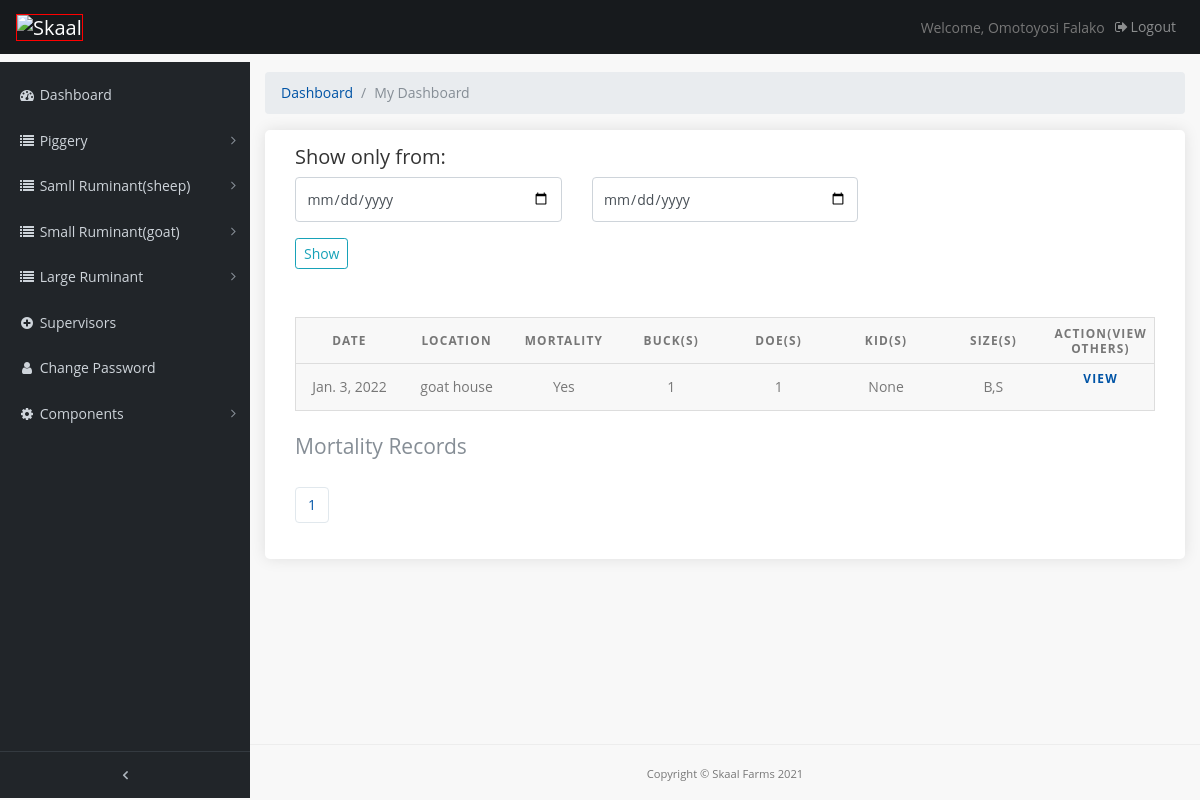
The app's page /pages/goat-mortality-records (signed in), older data.
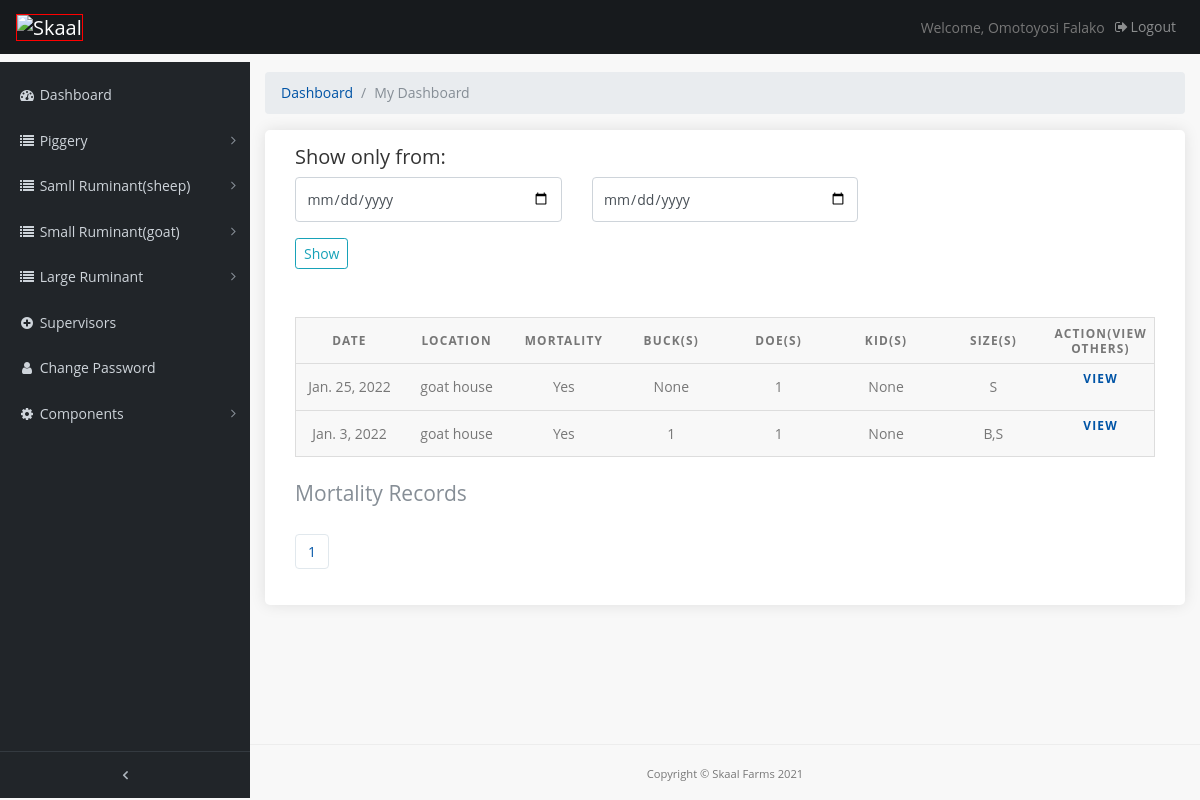
The same page, newer data.
### farmrecord/models.py (models this page shows, shortened)
class GoatMortality(models.Model):
    mortality = models.CharField(max_length=10, verbose_name='mortality')
    date = models.DateField(default=timezone.now)
    location = models.CharField(max_length=200, verbose_name='loaction(s)')
    doe_num = models.IntegerField(verbose_name='Doe(s)', blank=True, null=True)
    buck_num = models.IntegerField(verbose_name='Buck(s)', blank=True, null=True)
    kid = models.IntegerField(verbose_name='kid(s)', blank=True, null=True)
    section = models.ForeignKey(Section, verbose_name='Section', related_name='category3', null=True, on_delete=models.CASCADE)
    size = models.CharField(max_length=100, verbose_name='Size(s)')
    comment = models.TextField(max_length=500, verbose_name='Cause of death' , blank=True)
    image_1 = models.FileField(verbose_name='first image', blank=True, null=True, upload_to='uploads/',)
    image_2 = models.FileField(verbose_name=' second image', blank=True, null=True, upload_to='uploads/')
    class Meta():
        verbose_name_plural='Goat mortality'

### farmrecord/views.py (the view)
# urls.py: path('goat-mortality-records', views.goat_motrec, name='goat_motrec'),
@login_required(login_url='/admin-page/login')
def goat_motrec(request):
    goat_mrec =   GoatMortality.objects.order_by('-date')
    query_form = GoatmotFilter()
    paginated_filtergm = Paginator(goat_mrec, 10)
    page_number = request.GET.get('page')
    gm_page_obj = paginated_filtergm.get_page(page_number)
    nums = "a" * gm_page_obj.paginator.num_pages
    context = {
        'gm_page_obj': goat_mrec,
        'nums': nums,
        'q'    : query_form
    }
    context['gm_page_obj'] = gm_page_obj
    return render(request, 'goatmotrec.html', context)

### farmrecord/forms.py
class GoatmotFilter(forms.ModelForm):
    date = forms.DateField(widget=forms.HiddenInput(), required=False)
    start_date = forms.DateField(
        widget=forms.TextInput(attrs={'class': 'form-control', 'type' : 'date', 'placeholder': 'From'}))
    end_date = forms.DateField(
        widget=forms.TextInput(attrs={'class': 'form-control', 'type' : 'date', 'placeholder': 'To'}))
    class Meta:
        model = GoatMortality
        fields =('date',)

### templates/goatmotrec.html (shortened to what this page needs)
{% extends 'base.html' %}
{% load static %}
{% block content %}
  <div class="content-wrapper">
    <div class="container-fluid">
      <ol class="breadcrumb">
        <li class="breadcrumb-item">
          <a href="#">Dashboard</a>
        </li>
        <li class="breadcrumb-item active">My Dashboard</li>
      </ol>
		<div class="box_general padding_bottom">
      <h5>Show only from:</h5>
      <form class="mb-5" action="{% url 'farmrecord:cowmot_filter' %}">
        <div class="row">
          <div class="col-lg-4 col-md-12 form-group">
            {{ q.start_date }}
          </div>
          <div class="col-lg-4 col-md-12 form-group">
            {{ q.end_date }}
          </div>
        </div>
        <input type="submit" class="btn btn-outline-info btn-sm" value="Show">
      </form>
			<table>
        <caption>Mortality Records</caption>
        <thead>
          <tr>
            <th scope="col">Date</th>
            <th scope="col">Location</th>
            <th scope="col">Mortality</th>
            <th scope="col">Buck(s)</th>
            <th scope="col">Doe(s)</th>
            <th scope="col">Kid(s)</th>
            <th scope="col">Size(s)</th>
            <th scope="col">ACTION(View others)</th>
          </tr>
        </thead>
        <tbody>
          {% if gm_page_obj %}
          {% for b in gm_page_obj %}
          <tr>
            <td data-label="Date">{{ b.date }}</td>
            <td data-label="Location">{{ b.location }}</td>
            <td data-label="Mortality">{{ b.mortality }}</td>
            <td data-label="Buck(s)">{{ b.buck_num }}</td>
            <td data-label="Doe(s)">{{ b.doe_num }}</td>
            <td data-label="Kid(s)">{{ b.kid }}</td>
            <td data-label="Size(s)">{{ b.size }}</td>
            <th data-label="Action" class="table"><a href="{% url 'farmrecord:goat_motrec_view' b.id %}" >View</a></th>
          {% endfor %}
          {% endif %}
          </tr>
        </tbody>
      </table>
      <nav aria-label="Page navigation example">
        <ul class="pagination">
         {% for i in nums %}
          <li class="page-item"><a href="?page={{ forloop.counter }}" class="page-link active">{{ forloop.counter }}</a></li>
         {% endfor %}
        </ul>
      </nav>
		</div>
	  </div>
   	</div>
{% endblock %}

### templates/base.html (shortened to what this page needs)
{% load static %}
<!DOCTYPE html>
<html lang="en">
<head>
  <link href="{% static 'vendor/bootstrap/css/bootstrap.min.css' %}" rel="stylesheet">
  <link href="{% static 'css/admin.css' %}" rel="stylesheet">
  <link href="{% static 'vendor/font-awesome/css/font-awesome.min.css' %}" rel="stylesheet" type="text/css">
  <link href="{% static 'vendor/datatables/dataTables.bootstrap4.css' %}" rel="stylesheet">
  <link href="{% static 'css/custom.css' %}" rel="stylesheet">
  <link rel="stylesheet" href="{% static 'css/table.css' %}">
</head>
<body class="fixed-nav sticky-footer" id="page-top">
    {% include 'sidebar.html' %}
{% block content %}
{% endblock %}
    <footer class="sticky-footer">
      <div class="container">
        <div class="text-center">
          <small>Copyright © Skaal Farms 2021</small>
        </div>
      </div>
    </footer>
</body>
</html>

### templates/sidebar.html (shortened to what this page needs)
{% load static %}
<nav class="navbar navbar-expand-lg navbar-dark bg-default fixed-top" id="mainNav">
    <a class="navbar-brand" href="{% url 'farmrecord:index' %}"><img src="" data-retina="true" alt="Skaal" width="150" height="36"></a>
    <div class="collapse navbar-collapse" id="navbarResponsive">
      <ul class="navbar-nav navbar-sidenav" id="exampleAccordion">
        <li class="nav-item" data-toggle="tooltip" data-placement="right" title="Dashboard">
          <a class="nav-link" href="{% url 'farmrecord:index' %}">
            <i class="fa fa-fw fa-dashboard"></i>
            <span class="nav-link-text">Dashboard</span>
          </a>
        </li>
		<li class="nav-item" data-toggle="tooltip" data-placement="right" title="My listings">
          <a class="nav-link nav-link-collapse collapsed" data-toggle="collapse" href="#mortality" data-parent="#mylistings">
            <i class="fa fa-fw fa-list"></i>
            <span class="nav-link-text">Piggery</span>
          </a>
    </li>
    <li class="nav-item" data-toggle="tooltip" data-placement="right" title="My listings">
          <a class="nav-link nav-link-collapse collapsed" data-toggle="collapse" href="#sheep" data-parent="#mylistings">
            <i class="fa fa-fw fa-list"></i>
            <span class="nav-link-text">Samll Ruminant(sheep)</span>
          </a>
    </li>
<li class="nav-item" data-toggle="tooltip" data-placement="right" title="My listings">
  <a class="nav-link nav-link-collapse collapsed" data-toggle="collapse" href="#goat" data-parent="#mylistings">
    <i class="fa fa-fw fa-list"></i>
    <span class="nav-link-text">Small Ruminant(goat)</span>
  </a>
</li>
<li class="nav-item" data-toggle="tooltip" data-placement="right" title="My listings">
  <a class="nav-link nav-link-collapse collapsed" data-toggle="collapse" href="#cow" data-parent="#mylistings">
    <i class="fa fa-fw fa-list"></i>
    <span class="nav-link-text">Large Ruminant</span>
  </a>
</li>
		<li class="nav-item" data-toggle="tooltip" data-placement="right" title="Add listing">
          <a class="nav-link" href="#">
            <i class="fa fa-fw fa-plus-circle"></i>
            <span class="nav-link-text">Supervisors</span>
          </a>
        </li>
		<li class="nav-item" data-toggle="tooltip" data-placement="right" title="My profile">
          <a class="nav-link" href="#">
            <i class="fa fa-fw fa-user"></i>
            <span class="nav-link-text">Change Password</span>
          </a>
        </li>
		<li class="nav-item" data-toggle="tooltip" data-placement="right" title="Components">
          <a class="nav-link nav-link-collapse collapsed" data-toggle="collapse" href="#collapseComponents" data-parent="#Components">
            <i class="fa fa-fw fa-gear"></i>
            <span class="nav-link-text">Components</span>
          </a>
        </li>
      </ul>
      <ul class="navbar-nav sidenav-toggler">
        <li class="nav-item">
          <a class="nav-link text-center" id="sidenavToggler">
            <i class="fa fa-fw fa-angle-left"></i>
          </a>
        </li>
      </ul>
      <ul class="navbar-nav ml-auto">
        <li class="nav-item">
          <span style="line-height: 35px;">Welcome, {{ request.user.get_full_name }}</span>
        </li>
        <li class="nav-item">
          <a class="nav-link" data-toggle="modal" data-target="#exampleModal">
            <i class="fa fa-fw fa-sign-out"></i>Logout</a>
        </li>
      </ul>
    </div>
  </nav>

### static/css/admin.css (style rules this page uses)
html { position: relative; min-height: 100%; }
body { overflow-x: hidden; }
body.sticky-footer { margin-bottom: 62px; }
body.sticky-footer .content-wrapper { min-height: calc(100vh - 62px - 62px); }
body.fixed-nav { padding-top: 56px; }
.content-wrapper { min-height: calc(100vh - 62px); padding-top: 1rem; }
#mainNav .navbar-collapse { overflow: auto; max-height: 75vh; }
#mainNav .navbar-collapse .navbar-nav .nav-item .nav-link { cursor: pointer; }
#mainNav .navbar-collapse .navbar-sidenav .nav-link-collapse:after { float: right; content: '\f107'; font-family: 'FontAwesome'; }
#mainNav .navbar-collapse .navbar-sidenav .nav-link-collapse.collapsed:after { content: '\f105'; }
#mainNav .navbar-collapse .sidenav-toggler { display: none; }
@media (min-width: 992px) { #mainNav .navbar-brand { width: 250px; } }
@media (min-width: 992px) { #mainNav .navbar-collapse { overflow: visible; max-height: none; } }
@media (min-width: 992px) { #mainNav .navbar-collapse .navbar-sidenav { position: absolute; top: 0; left: 0; overflow-x: hidden; overflow-y: auto; -webkit-flex-direction: column; -ms-flex-direction: column; flex-direction: column; margin-top: 62px; } }
@media (min-width: 992px) { #mainNav .navbar-collapse .navbar-sidenav > .nav-item { width: 250px; padding: 0; } }
@media (min-width: 992px) { #mainNav .navbar-collapse .navbar-sidenav > .nav-item > .nav-link { padding: 1em; padding-left: 18px; } }
#mainNav.fixed-top .sidenav-toggler { display: none; }
@media (min-width: 992px) { #mainNav.fixed-top .navbar-sidenav { height: calc(100vh - 111px); } }
@media (min-width: 992px) { #mainNav.fixed-top .sidenav-toggler { position: absolute; top: 0; left: 0; display: flex; overflow-x: hidden; overflow-y: auto; -webkit-flex-direction: column; -ms-flex-direction: column; flex-direction: column; margin-top: calc(100vh - 49px); } }
@media (min-width: 992px) { #mainNav.fixed-top .sidenav-toggler > .nav-item { width: 250px; padding: 0; } }
@media (min-width: 992px) { #mainNav.fixed-top .sidenav-toggler > .nav-item > .nav-link { padding: 1em; } }
#mainNav.fixed-top.navbar-dark .sidenav-toggler { background-color: #212529; border-top: 1px solid #343a40; }
#mainNav.fixed-top.navbar-dark .sidenav-toggler a i { color: #adb5bd; }
.content-wrapper { overflow-x: hidden; background: white; }
@media (min-width: 992px) { .content-wrapper { margin-left: 250px; } }
#sidenavToggler i { font-weight: 800; }
#mainNav.navbar-dark .navbar-collapse .navbar-sidenav .nav-link-collapse:after { color: #868e96; }
#mainNav.navbar-dark .navbar-collapse .navbar-sidenav > .nav-item > .nav-link { color: #ced4da; }
@media (min-width: 992px) { #mainNav.navbar-dark .navbar-collapse .navbar-sidenav { background: #212529; padding-top: 10px; } }
footer.sticky-footer { position: absolute; right: 0; bottom: 0; width: 100%; height: 56px; border-top: 1px solid #ededed; line-height: 55px; }
@media (min-width: 992px) { footer.sticky-footer { width: calc(100% - 250px); } }
body { background: #f8f8f8; color: #777 !important; font-family: "Poppins", Helvetica, sans-serif; font-size: 14px; font-size: 0.875rem; }
.content-wrapper { background: #f8f8f8; }
h1, h2, h3, h4, h5, h6 { color: #333 !important; }
a { color: #0054a6; text-decoration: none; -moz-transition: all 0.5s ease-in-out; -o-transition: all 0.5s ease-in-out; -webkit-transition: all 0.5s ease-in-out; -ms-transition: all 0.5s ease-in-out; transition: all 0.5s ease-in-out; outline: none; }
.bg-default { background-color: #171a1d; }
.form-control { font-size: 14px; font-size: 0.875rem; padding: .65rem; }
.page-link { color: #0054a6; border: 1px solid #e1e8ed; }
.box_general { background-color: #fff; padding: 15px 30px 0 30px; -webkit-border-radius: 5px; -moz-border-radius: 5px; -ms-border-radius: 5px; border-radius: 5px; margin-bottom: 30px; color: #777; font-size: 14px; font-size: 0.875rem; -webkit-box-shadow: 0px 0px 15px 0px rgba(0, 0, 0, 0.1); -moz-box-shadow: 0px 0px 15px 0px rgba(0, 0, 0, 0.1); box-shadow: 0px 0px 15px 0px rgba(0, 0, 0, 0.1); }
.box_general.padding_bottom { padding-bottom: 20px; }

### static/css/custom.css (style rules this page uses)
.item, img { height: 100 !important; width: 100 !important; border: 1px solid red; }

Row changes from the older to the newer data that the page shows:
added GoatMortality: date "Jan. 25, 2022", location "goat house", mortality "Yes", buck_num "None", doe_num "1", kid "None", size "S"
